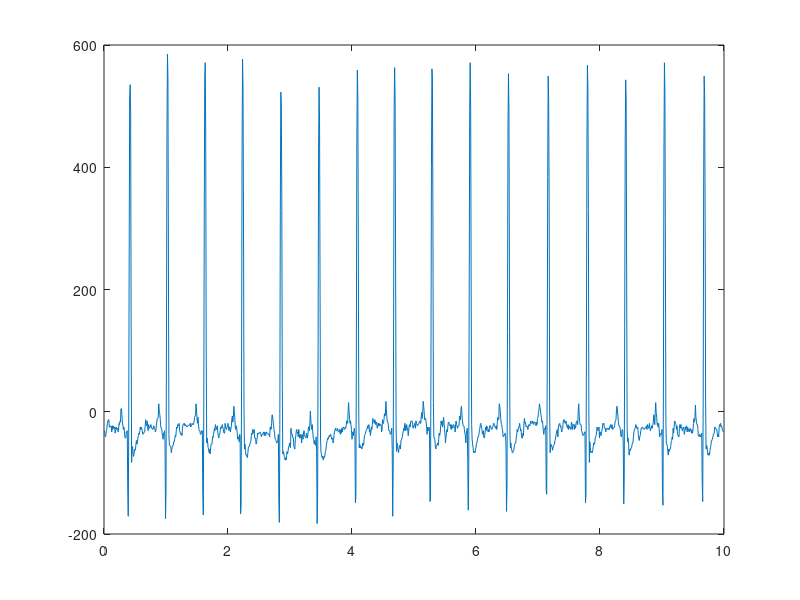

MATLAB code for this plot: (Note: this script raises an error after producing the figure.)
x = load('ECGs/NSR/16265m.mat');

% Record nsrdb/16265
% Notes
% =====
%  32 M
% =====
% 
% Starting time: [08:04:00.000]
% Length: 25:27:28.000 (11730944 sample intervals)
% Sampling frequency: 128 Hz
% 2 signals
% Group 0, Signal 0:
%  File: 16265.dat
%  Description: ECG1
%  Gain: uncalibrated; assume 200 adu/mV
%  Initial value: -33
%  Storage format: 212
%  I/O: can be unbuffered
%  ADC resolution: 12 bits
%  ADC zero: 0
%  Baseline: 0
%  Checksum: 15756
% Group 0, Signal 1:
%  File: 16265.dat
%  Description: ECG2
%  Gain: uncalibrated; assume 200 adu/mV
%  Initial value: -65
%  Storage format: 212
%  I/O: can be unbuffered
%  ADC resolution: 12 bits
%  ADC zero: 0
%  Baseline: 0
%  Checksum: -21174

data = x.val;
nsr1 = data(1, :);  % first ecg in nsr1
N = length(nsr1);
Fs = 128;   % sampling frequency

t = (0:(N-1))' ./ Fs;   % time axis for plotting

figure;
plot(t, nsr1);

[imfs, residue] = emd(nsr1);

figure; plot(imfs(:, 1)'); title('imf1');   % number of imf may be changed

% here we can simply add a for and plot as many imfs as we like or even
% make this a proper function and then systematically apply it to our 
% mit-bih signals, but now im sleepy :|
